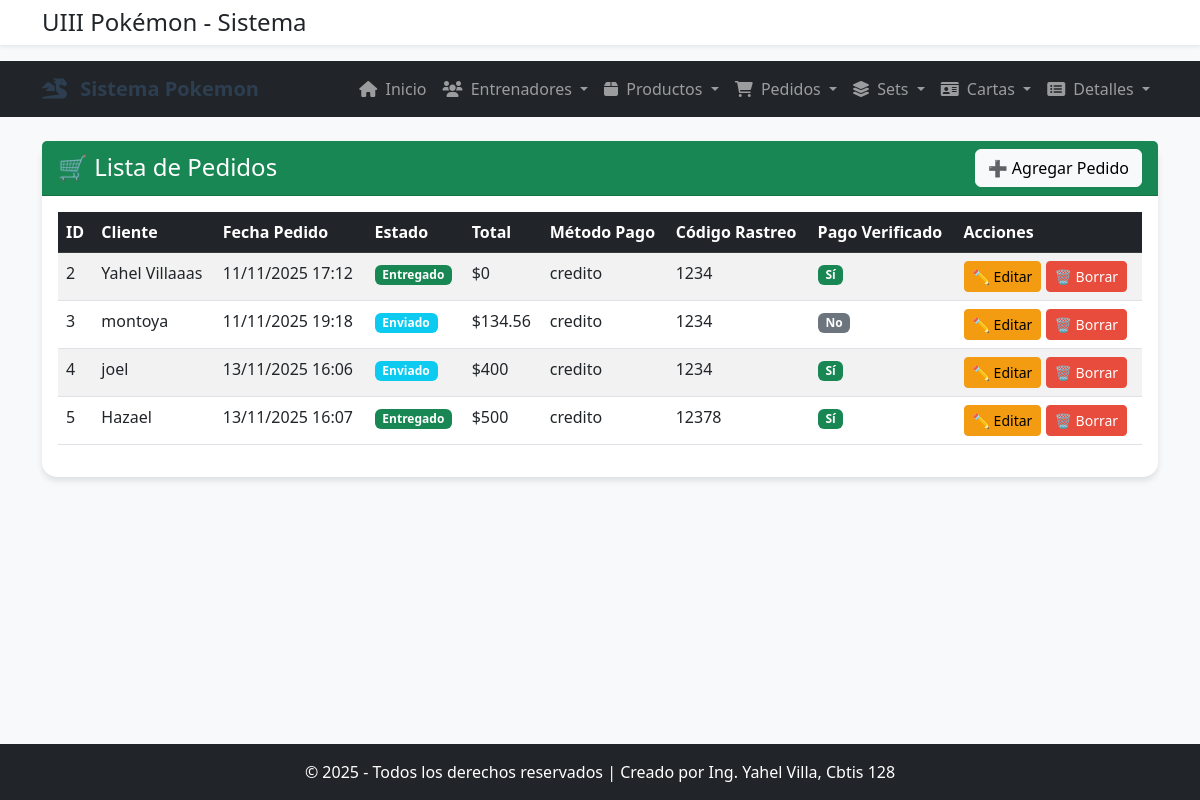
The app's page /ver-pedido/ with its own data.
### app_Pokemon/models.py (models this page shows, shortened)
class Pedido(models.Model):
    cliente = models.ForeignKey(
        Cliente,
        on_delete=models.CASCADE,
        related_name='pedidos'
    )
    fecha_pedido = models.DateTimeField(auto_now_add=True)
    estado_pedido = models.CharField(
        max_length=50,
        choices=[('P', 'Pendiente'), ('E', 'Enviado'), ('T', 'Entregado')],
        default='P'
    )
    total_monto = models.FloatField(default=0.00)  # Cambiado a FloatField
    metodo_pago = models.CharField(max_length=50, default='Efectivo')
    codigo_rastreo = models.CharField(max_length=100, blank=True, default='')
    fecha_entrega_estimada = models.DateField(null=True, blank=True)
    es_pago_verificado = models.BooleanField(default=False)
    observaciones = models.TextField(blank=True, default='')

class Cliente(models.Model):
    nombre_cliente = models.CharField(max_length=100, unique=True)
    email = models.EmailField(max_length=254, unique=True)
    direccion = models.CharField(max_length=255)
    telefono = models.CharField(max_length=15, blank=True, default='')
    fecha_registro = models.DateField(auto_now_add=True)
    puntos_lealtad = models.IntegerField(default=0)
    tipo_entrenador = models.CharField(max_length=50, default='Entrenador')

### app_Pokemon/views.py (the view)
# urls.py: path('ver-pedido/', views.ver_pedido, name='ver_pedido'),
def ver_pedido(request):
    pedidos = Pedido.objects.all().select_related('cliente')
    return render(request, 'pedidos/ver_pedido.html', {'pedidos': pedidos})

### app_Pokemon/templates/pedidos/ver_pedido.html
{% extends 'base.html' %}
{% block content %}
<div class="card">
    <div class="card-header bg-success text-white d-flex justify-content-between align-items-center">
        <h4 class="mb-0">🛒 Lista de Pedidos</h4>
        <a href="{% url 'agregar_pedido' %}" class="btn btn-light">➕ Agregar Pedido</a>
    </div>
    <div class="card-body">
        <div class="table-responsive">
            <table class="table table-striped table-hover">
                <thead class="table-dark">
                    <tr>
                        <th>ID</th>
                        <th>Cliente</th>
                        <th>Fecha Pedido</th>
                        <th>Estado</th>
                        <th>Total</th>
                        <th>Método Pago</th>
                        <th>Código Rastreo</th>
                        <th>Pago Verificado</th>
                        <th>Acciones</th>
                    </tr>
                </thead>
                <tbody>
                    {% for pedido in pedidos %}
                    <tr>
                        <td>{{ pedido.id }}</td>
                        <td>{{ pedido.cliente.nombre_cliente }}</td>
                        <td>{{ pedido.fecha_pedido|date:"d/m/Y H:i" }}</td>
                        <td>
                            {% if pedido.estado_pedido == 'P' %}
                                <span class="badge bg-warning">Pendiente</span>
                            {% elif pedido.estado_pedido == 'E' %}
                                <span class="badge bg-info">Enviado</span>
                            {% else %}
                                <span class="badge bg-success">Entregado</span>
                            {% endif %}
                        </td>
                        <td>${{ pedido.total_monto }}</td>
                        <td>{{ pedido.metodo_pago }}</td>
                        <td>{{ pedido.codigo_rastreo|default:"-" }}</td>
                        <td>
                            {% if pedido.es_pago_verificado %}
                                <span class="badge bg-success">Sí</span>
                            {% else %}
                                <span class="badge bg-secondary">No</span>
                            {% endif %}
                        </td>
                        <td>
                            <a href="{% url 'actualizar_pedido' pedido.id %}" class="btn btn-warning btn-sm">✏️ Editar</a>
                            <a href="{% url 'borrar_pedido' pedido.id %}" class="btn btn-danger btn-sm">🗑️ Borrar</a>
                        </td>
                    </tr>
                    {% empty %}
                    <tr>
                        <td colspan="9" class="text-center">No hay pedidos registrados</td>
                    </tr>
                    {% endfor %}
                </tbody>
            </table>
        </div>
    </div>
</div>
{% endblock %}

### app_Pokemon/templates/base.html (shortened to what this page needs)
<!DOCTYPE html>
<html lang="es">
<head>
    <link href="https://cdn.jsdelivr.net/npm/bootstrap@5.3.0/dist/css/bootstrap.min.css" rel="stylesheet">
    <link rel="stylesheet" href="https://cdnjs.cloudflare.com/ajax/libs/font-awesome/6.0.0/css/all.min.css">
</head>
<body>
    {% include 'header.html' %}
    {% include 'navbar.html' %}
    <main class="container mt-4">
        {% block content %}
        {% endblock %}
    </main>
    {% include 'footer.html' %}
</body>
</html>

### app_Pokemon/templates/header.html
<header class="bg-white shadow-sm py-2 mb-3">
  <div class="container d-flex align-items-center">
    <h1 class="h4 mb-0">UIII Pokémon - Sistema</h1>
  </div>
</header>

### app_Pokemon/templates/navbar.html (shortened to what this page needs)
<nav class="navbar navbar-expand-lg navbar-dark bg-dark">
    <div class="container">
        <a class="navbar-brand" href="{% url 'inicio_Pokemon' %}">
            <i class="fas fa-dragon me-2"></i> Sistema Pokemon
        </a>
        <div class="collapse navbar-collapse" id="navbarNav">
            <ul class="navbar-nav ms-auto">
                <li class="nav-item">
                    <a class="nav-link" href="{% url 'inicio_Pokemon' %}">
                        <i class="fas fa-home me-1"></i> Inicio
                    </a>
                </li>
                <li class="nav-item dropdown">
                    <a class="nav-link dropdown-toggle" href="#" role="button" data-bs-toggle="dropdown">
                        <i class="fas fa-users me-1"></i> Entrenadores
                    </a>
                </li>
                <li class="nav-item dropdown">
                    <a class="nav-link dropdown-toggle" href="#" role="button" data-bs-toggle="dropdown">
                        <i class="fas fa-box me-1"></i> Productos
                    </a>
                </li>
                <li class="nav-item dropdown">
                    <a class="nav-link dropdown-toggle" href="#" role="button" data-bs-toggle="dropdown">
                        <i class="fas fa-shopping-cart me-1"></i> Pedidos
                    </a>
                </li>
                <li class="nav-item dropdown">
                    <a class="nav-link dropdown-toggle" href="#" role="button" data-bs-toggle="dropdown">
                        <i class="fas fa-layer-group me-1"></i> Sets
                    </a>
                </li>
                <li class="nav-item dropdown">
                    <a class="nav-link dropdown-toggle" href="#" role="button" data-bs-toggle="dropdown">
                        <i class="fas fa-id-card me-1"></i> Cartas
                    </a>
                </li>
                <li class="nav-item dropdown">
                    <a class="nav-link dropdown-toggle" href="#" role="button" data-bs-toggle="dropdown">
                        <i class="fas fa-list-alt me-1"></i> Detalles
                    </a>
                </li>
            </ul>
        </div>
    </div>
</nav>

### app_Pokemon/templates/footer.html
<footer class="bg-dark text-white text-center py-3 mt-5 fixed-bottom">
    <div class="container">
        <p class="mb-0">
            &copy; {% now "Y" %} - Todos los derechos reservados |
            Creado por Ing. Yahel Villa, Cbtis 128
        </p>
    </div>
</footer>

### app_Pokemon/templates/base.html (style rules this page uses)
body { background-color: #f8f9fa; font-family: 'Segoe UI', Tahoma, Geneva, Verdana, sans-serif; padding-bottom: 80px; }
.navbar-brand { font-weight: bold; color: #2c3e50 !important; }
.card { border: none; border-radius: 15px; box-shadow: 0 4px 6px rgba(0,0,0,0.1); transition: transform 0.3s ease; }
.btn-warning { background-color: #f39c12; border-color: #f39c12; }
.btn-danger { background-color: #e74c3c; border-color: #e74c3c; }

### records on screen
Pedido: id "2", cliente.nombre_cliente "Yahel Villaaas", fecha_pedido "11/11/2025 17:12", estado_pedido "Entregado", total_monto "0", metodo_pago "credito", codigo_rastreo "1234", es_pago_verificado "Sí"
Pedido: id "3", cliente.nombre_cliente "montoya", fecha_pedido "11/11/2025 19:18", estado_pedido "Enviado", total_monto "134.56", metodo_pago "credito", codigo_rastreo "1234", es_pago_verificado "No"
Pedido: id "4", cliente.nombre_cliente "joel", fecha_pedido "13/11/2025 16:06", estado_pedido "Enviado", total_monto "400", metodo_pago "credito", codigo_rastreo "1234", es_pago_verificado "Sí"
Pedido: id "5", cliente.nombre_cliente "Hazael", fecha_pedido "13/11/2025 16:07", estado_pedido "Entregado", total_monto "500", metodo_pago "credito", codigo_rastreo "12378", es_pago_verificado "Sí"
